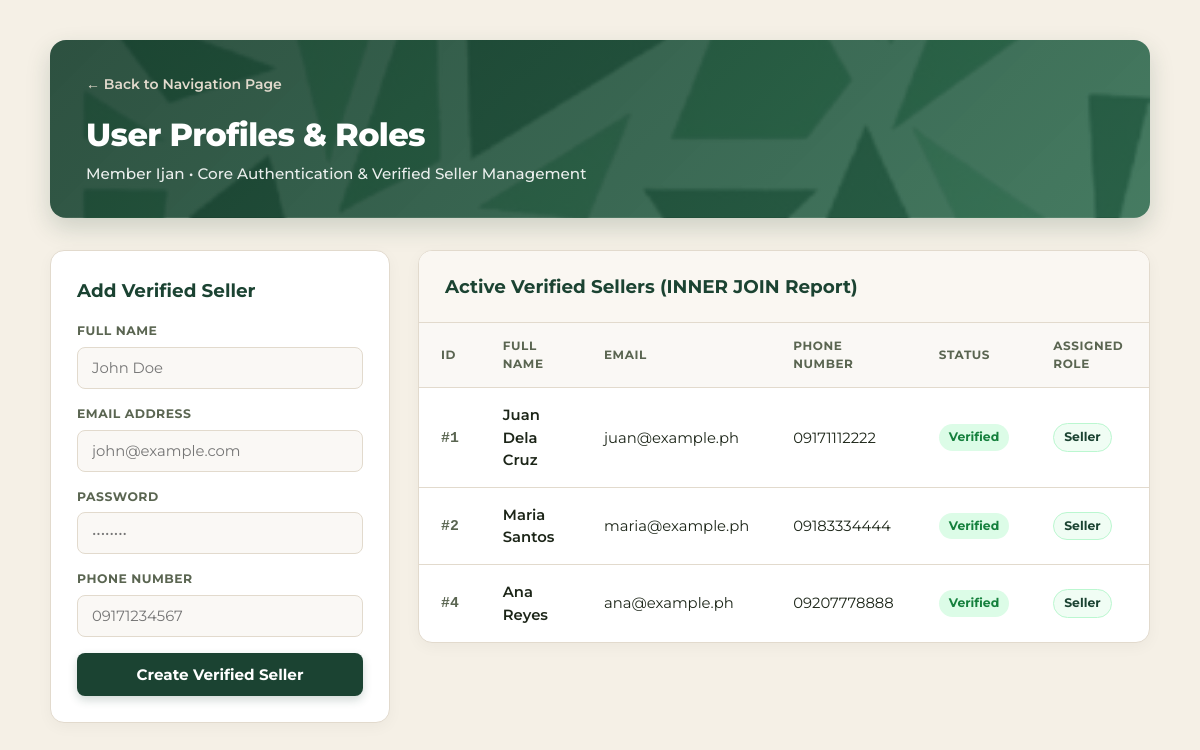
The app's page /IJAN.php, older data.
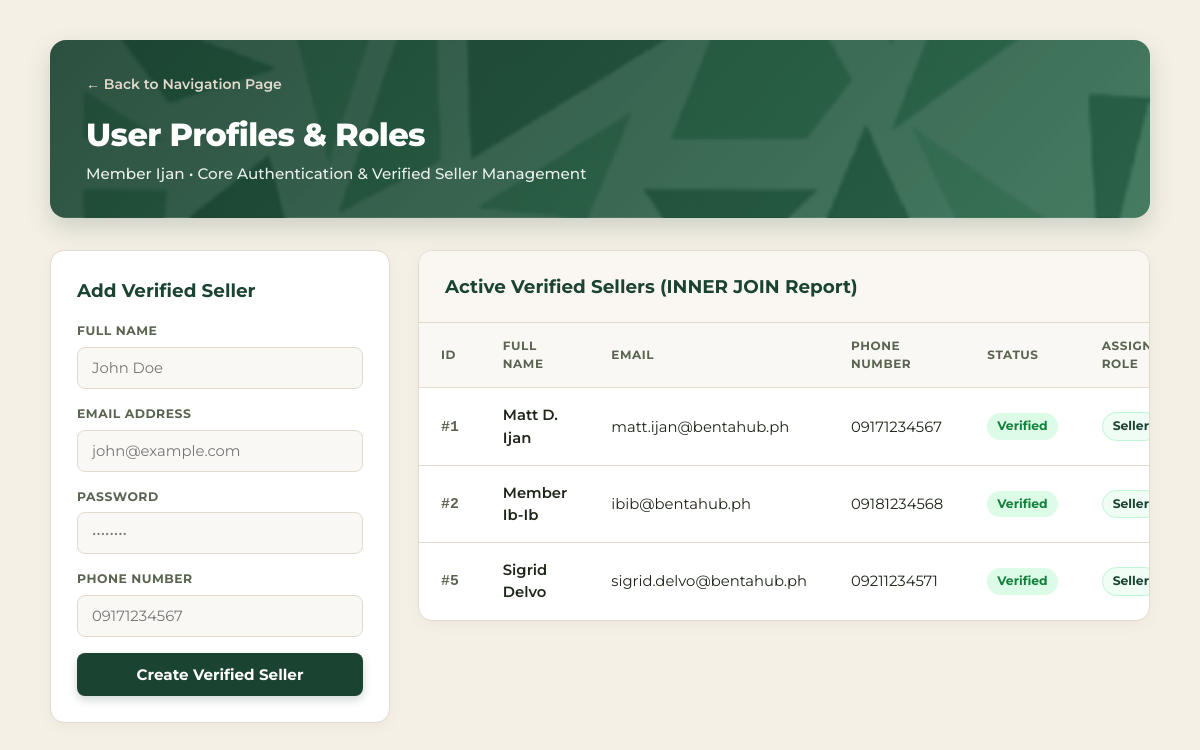
The same page, newer data.
### tables this page shows
CREATE TABLE users (
    id INT AUTO_INCREMENT PRIMARY KEY,
    full_name VARCHAR(100) NOT NULL,
    email VARCHAR(120) NOT NULL UNIQUE,
    password_hash VARCHAR(255) NOT NULL,
    phone_number VARCHAR(20),
    is_verified TINYINT(1) DEFAULT 0,
    created_at TIMESTAMP DEFAULT CURRENT_TIMESTAMP
);

CREATE TABLE roles (
    id INT AUTO_INCREMENT PRIMARY KEY,
    role_name VARCHAR(50) NOT NULL UNIQUE,
    description VARCHAR(255)
);

### IJAN.php (the view, shortened to what this page needs)
<?php
require_once 'config/db.php';
$sql = "
    SELECT u.id AS user_id, u.full_name, u.email, u.phone_number, u.is_verified, r.role_name
    FROM users u
    INNER JOIN user_roles ur ON u.id = ur.user_id
    INNER JOIN roles r ON ur.role_id = r.id
    WHERE r.role_name = 'Seller' AND u.is_verified = 1
    ORDER BY u.id ASC;
";
$sellers = $pdo->query($sql)->fetchAll();
?>
<!DOCTYPE html>
<html lang="en">
<head>
</head>
<body>
    <div class="container">
        <div class="header-banner">
            <a href="index.php" class="back-link">&larr; Back to Navigation Page</a>
            <h1>User Profiles & Roles</h1>
            <p>Member Ijan &bull; Core Authentication & Verified Seller Management</p>
        </div>
        <div class="layout-grid">
            <div class="card">
                <h3>Add Verified Seller</h3>
                <form action="ijan.php" method="POST">
                    <div class="form-group">
                        <label>Full Name</label>
                        <input type="text" name="full_name" placeholder="John Doe" required>
                    </div>
                    <div class="form-group">
                        <label>Email Address</label>
                        <input type="email" name="email" placeholder="john@example.com" required>
                    </div>
                    <div class="form-group">
                        <label>Password</label>
                        <input type="password" name="password" placeholder="••••••••" required>
                    </div>
                    <div class="form-group">
                        <label>Phone Number</label>
                        <input type="text" name="phone" placeholder="09171234567" required>
                    </div>
                    <button type="submit" name="add_user" class="btn-submit">Create Verified Seller</button>
                </form>
            </div>
            <div class="table-card">
                <div class="table-card-header">
                    <h2>Active Verified Sellers (INNER JOIN Report)</h2>
                </div>
                <div class="table-wrapper">
                    <table>
                        <thead>
                            <tr>
                                <th>ID</th>
                                <th>Full Name</th>
                                <th>Email</th>
                                <th>Phone Number</th>
                                <th>Status</th>
                                <th>Assigned Role</th>
                            </tr>
                        </thead>
                        <tbody>
                            <?php if (empty($sellers)): ?>
                                <tr>
                                    <td colspan="6" style="text-align: center; color: var(--text-muted); padding: 24px;">No active verified sellers found.</td>
                                </tr>
                            <?php else: ?>
                                <?php foreach ($sellers as $seller): ?>
                                    <tr>
                                        <td class="user-id">#<?= htmlspecialchars($seller['user_id']) ?></td>
                                        <td style="font-weight: 600;"><?= htmlspecialchars($seller['full_name']) ?></td>
                                        <td><?= htmlspecialchars($seller['email']) ?></td>
                                        <td><?= htmlspecialchars($seller['phone_number']) ?></td>
                                        <td>
                                            <span class="badge badge-verified">
                                                <?= $seller['is_verified'] ? 'Verified' : 'Unverified' ?>
                                            </span>
                                        </td>
                                        <td>
                                            <span class="badge badge-role">
                                                <?= htmlspecialchars($seller['role_name']) ?>
                                            </span>
                                        </td>
                                    </tr>
                                <?php endforeach; ?>
                            <?php endif; ?>
                        </tbody>
                    </table>
                </div>
            </div>
        </div>
    </div>
</body>
</html>

### IJAN.php (style rules this page uses)
:root { --beige-bg: #f5f0e6; --forest-green: #1b4332; --forest-hover: #2d6a4f; --card-bg: #ffffff; --text-dark: #1c2518; --text-muted: #5a6551; --border-color: #e2dacd; --badge-green-bg: #dcfce7; --badge-green-text: #15803d; }
* { box-sizing: border-box; margin: 0; padding: 0; }
body { font-family: 'Montserrat', sans-serif; background-color: var(--beige-bg); color: var(--text-dark); padding: 40px 20px; line-height: 1.5; min-height: 100vh; }
.container { max-width: 1100px; margin: 0 auto; }
.header-banner { background: linear-gradient(135deg, rgba(27, 67, 50, 0.92), rgba(45, 106, 79, 0.88)), url('881387876_1602854481033124_4271610473624714199_n.png'); background-size: cover; background-position: center; border-radius: 16px; padding: 32px 36px; color: #ffffff; margin-bottom: 32px; box-shadow: 0 10px 25px rgba(27, 67, 50, 0.18); }
.back-link { display: inline-flex; align-items: center; text-decoration: none; color: #e2dacd; font-weight: 600; font-size: 0.875rem; margin-bottom: 16px; transition: color 0.2s ease; }
.header-banner h1 { font-size: 2rem; font-weight: 800; letter-spacing: -0.02em; }
.header-banner p { font-size: 0.95rem; opacity: 0.9; margin-top: 4px; font-weight: 500; }
.layout-grid { display: grid; grid-template-columns: 340px 1fr; gap: 28px; align-items: start; }
.card { background: var(--card-bg); border: 1px solid var(--border-color); border-radius: 14px; padding: 26px; box-shadow: 0 4px 15px rgba(0,0,0,0.04); }
.card h3 { font-size: 1.15rem; font-weight: 700; color: var(--forest-green); margin-bottom: 18px; }
.form-group { margin-bottom: 16px; }
.form-group label { display: block; font-size: 0.775rem; font-weight: 700; color: var(--text-muted); margin-bottom: 6px; text-transform: uppercase; letter-spacing: 0.04em; }
.form-group input { width: 100%; padding: 11px 14px; border: 1px solid var(--border-color); border-radius: 8px; font-family: 'Montserrat', sans-serif; font-size: 0.925rem; background-color: #faf8f5; transition: all 0.2s ease; }
.btn-submit { width: 100%; background-color: var(--forest-green); color: #ffffff; border: none; border-radius: 8px; padding: 12px; font-family: 'Montserrat', sans-serif; font-size: 0.95rem; font-weight: 700; cursor: pointer; transition: background-color 0.2s ease, transform 0.1s ease; box-shadow: 0 4px 10px rgba(27, 67, 50, 0.2); }
.table-card { background: var(--card-bg); border: 1px solid var(--border-color); border-radius: 14px; overflow: hidden; box-shadow: 0 4px 15px rgba(0,0,0,0.04); }
.table-card-header { padding: 22px 26px; border-bottom: 1px solid var(--border-color); background-color: #faf7f2; }
.table-card-header h2 { font-size: 1.15rem; font-weight: 700; color: var(--forest-green); }
.table-wrapper { overflow-x: auto; }
table { width: 100%; border-collapse: collapse; text-align: left; font-size: 0.925rem; }
th { background-color: #faf8f5; color: var(--text-muted); font-weight: 700; font-size: 0.75rem; text-transform: uppercase; letter-spacing: 0.05em; padding: 14px 22px; border-bottom: 1px solid var(--border-color); }
td { padding: 16px 22px; border-bottom: 1px solid var(--border-color); color: var(--text-dark); }
tbody tr:last-child td { border-bottom: none; }
tbody tr { transition: background-color 0.15s ease; }
.badge { display: inline-flex; align-items: center; padding: 4px 10px; border-radius: 9999px; font-size: 0.775rem; font-weight: 700; }
.badge-verified { background-color: var(--badge-green-bg); color: var(--badge-green-text); }
.badge-role { background-color: #f0fdf4; color: var(--forest-green); border: 1px solid #bbf7d0; }
.user-id { font-family: ui-monospace, SFMono-Regular, Menlo, Monaco, Consolas, monospace; color: var(--text-muted); font-weight: 700; }

Row changes from the older to the newer data that the page shows:
no longer on this page (row edited): users: id "4", full_name "Ana Reyes", email "ana@example.ph", phone_number "09207778888", is_verified "Verified", roles.role_name "Seller"
changed users id 1: full_name "Juan Dela Cruz" → "Matt D. Ijan"; email "juan@example.ph" → "matt.ijan@bentahub.ph"; phone_number "09171112222" → "09171234567"
changed users id 2: full_name "Maria Santos" → "Member Ib-Ib"; email "maria@example.ph" → "ibib@bentahub.ph"; phone_number "09183334444" → "09181234568"
now on this page (row edited): users: id "5", full_name "Sigrid Delvo", email "sigrid.delvo@bentahub.ph", phone_number "09211234571", is_verified "Verified", roles.role_name "Seller"
